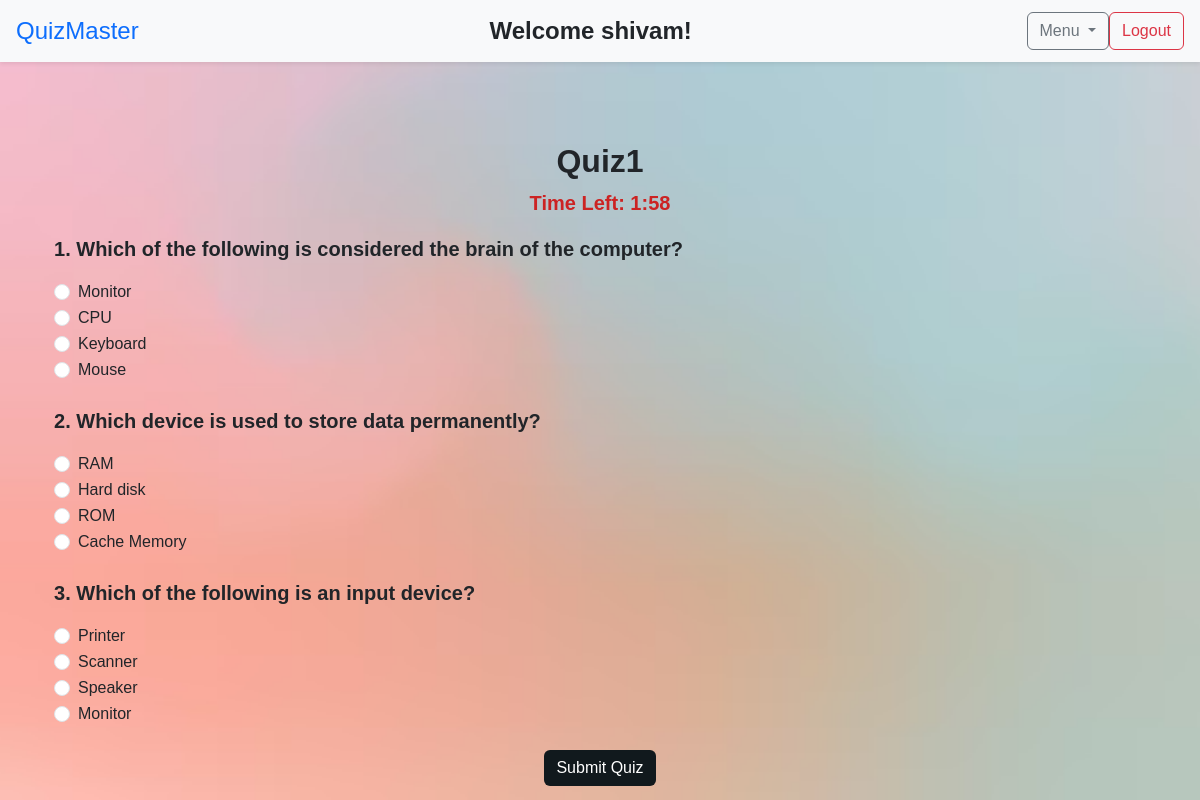
Page /quiz_start?quiz_id=1 (signed in) on the committed database.
### models/user.py (models this page shows, shortened)
class User(db.Model, UserMixin):
    id = db.Column(db.Integer, primary_key=True)
    username = db.Column(db.String(100), unique=True, nullable=False)
    password = db.Column(db.String(100), nullable=False)
    fullname = db.Column(db.String(100), nullable=False)
    role = db.Column(db.String(50), default='user')  # Default role = "user" cha
    qualification = db.Column(db.String(100), nullable=False)
    dob = db.Column(db.Date, nullable=False)
    is_active = db.Column(db.Boolean, default=True)  # if user is active or not
    scores = db.relationship('Score', back_populates='user')  # this scores will fetch all the score related to the particular user
    time_stamp = db.Column(db.DateTime, default=lambda: datetime.now(), nullable=False) #lambda current time

### models/quiz.py (models this page shows)
class Quiz(db.Model):
    id = db.Column(db.Integer, primary_key=True)
    quiz_title = db.Column(db.String(100), nullable=False)
    chapter_id = db.Column(db.Integer, db.ForeignKey('chapter.id'), nullable=False)
    date_of_quiz = db.Column(db.Date, nullable=False)
    time_of_quiz = db.Column(db.Time, nullable=False)
    remarks = db.Column(db.String(1000), nullable=False)
    duration = db.Column(db.Integer, nullable=False)
    chapter = db.relationship('Chapter', back_populates='quizzes')
    questions = db.relationship('Question', back_populates='quiz', cascade="all, delete-orphan")
    scores = db.relationship('Score', back_populates='quiz', cascade="all, delete-orphan")

### models/question.py (models this page shows)
class Question(db.Model):
    id = db.Column(db.Integer, primary_key=True)
    quiz_id = db.Column(db.Integer, db.ForeignKey('quiz.id'), nullable=False)
    question_title = db.Column(db.String(100), nullable=False)
    question_statement = db.Column(db.String(300), nullable=False)
    option1 = db.Column(db.String(400), nullable=True)
    option2 = db.Column(db.String(400), nullable=True)
    option3 = db.Column(db.String(400), nullable=True)
    option4 = db.Column(db.String(400), nullable=True)
    correct_answer = db.Column(db.String(400), nullable=False)
    quiz = db.relationship('Quiz', back_populates='questions')

### controllers/user.py (the view, shortened to what this page needs)
@user_bp.route('/quiz_start', methods=['GET', 'POST'])
@login_required
def quiz_start():
    quiz_id=request.args.get('quiz_id')
    if quiz_id is None:
        return redirect(url_for('user.view_quiz'))
    quiz=Quiz.query.get(quiz_id)
    if not quiz:
        flash("Quiz not found", "danger")
        return redirect(url_for('user.view_quiz'))
    questions=Question.query.filter_by(quiz_id=quiz.id).all()
    time=quiz.time_of_quiz.hour*60+quiz.time_of_quiz.minute
    return render_template('user/quiz_start.html', quiz=quiz, questions=questions, time=time, user=current_user)

### app.py (called while the page is built)
def create_app():
    app = Flask(__name__)
    app.config['SECRET_KEY'] = 'app123'
    app.config['SQLALCHEMY_DATABASE_URI'] = 'sqlite:///mentiquiz.db'
    app.config['SQLALCHEMY_TRACK_MODIFICATIONS'] = False
    app.config['CHART_FOLDER'] = os.path.join(app.root_path, 'static', 'charts')
    os.makedirs(app.config['CHART_FOLDER'], exist_ok=True)
    db.init_app(app)
    login_manager = LoginManager()
    login_manager.init_app(app)
    login_manager.login_view = "auth.login"  # Use 'auth.login' (Correct blueprint route)
    @login_manager.user_loader
    def load_user(user_id):
        return db.session.get(User,int(user_id))  #  Corrected get function
    app.register_blueprint(auth_bp)
    app.register_blueprint(admin_bp)
    app.register_blueprint(user_bp)
    with app.app_context():
        db.create_all()
        create_admin()
    return app

### templates/user/quiz_start.html (shortened to what this page needs)
{% extends "base_user.html" %}
{% block navbar_user %}
{% include "navbar_user.html" %}
{% endblock %}
{% block content %}
    <div class="container mt-4">
        <h2 class="text-center text-dark  fw-bold">{{ quiz.quiz_title }}</h2>
        <div class="text-center mb-3">
            <span class="timer ">Time Left: <span id="timer"></span></span>
        </div>
        <form action="{{ url_for('user.quiz_start', quiz_id=quiz.id) }}" method="POST" id="quiz-start-form" data-duration="{{ time }}">
            {% for question in questions %}
            <div class="question mb-4">
                <p class="fw-bold text-dark fs-5">{{ loop.index }}. {{ question.question_statement }}</p>
                <div class="form-check">
                    <input class="form-check-input" type="radio" name="question-{{ question.id }}" id="q{{ question.id }}-opt1" value="1">
                    <label class="form-check-label text-dark " for="q{{ question.id }}-opt1">{{ question.option1 }}</label>
                </div>
                <div class="form-check">
                    <input class="form-check-input" type="radio" name="question-{{ question.id }}" id="q{{ question.id }}-opt2" value="2">
                    <label class="form-check-label text-dark" for="q{{ question.id }}-opt2">{{ question.option2 }}</label>
                </div>
                <div class="form-check">
                    <input class="form-check-input" type="radio" name="question-{{ question.id }}" id="q{{ question.id }}-opt3" value="3">
                    <label class="form-check-label text-dark" for="q{{ question.id }}-opt3">{{ question.option3 }}</label>
                </div>
                <div class="form-check">
                    <input class="form-check-input" type="radio" name="question-{{ question.id }}" id="q{{ question.id }}-opt4" value="4">
                    <label class="form-check-label text-dark" for="q{{ question.id }}-opt4">{{ question.option4 }}</label>
                </div>
            </div>
            {% endfor %}
            <div class="text-center">
                <button type="submit" class="btn btn-primary">Submit Quiz</button>
            </div>
        </form>
    </div>
{% endblock %}

### templates/navbar_user.html (shortened to what this page needs)
<nav class="navbar navbar-expand-lg navbar-light bg-light shadow-sm px-3 ">
   <a class="navbar-brand text-primary font-weight-bold fs-4" href="{{ url_for('user.user_dashboard') }}">QuizMaster</a>
   <div class="mx-auto">
       <span class="navbar-text text-dark fw-bold fs-4  ">
           Welcome {{ user.username }}!
       </span>
   </div>
   <div class="dropdown ml-auto">
       <button class="btn btn-outline-secondary dropdown-toggle" type="button" data-bs-toggle="dropdown" aria-haspopup="true" aria-expanded="false">
           Menu
       </button>
   </div>
   <a href="{{ url_for('auth.logout') }}" class="btn btn-outline-danger ml-2">Logout</a>
</nav>

### static/css/style.css (style rules this page uses)
body { background-image: url("/static/images/background.avif"); background-size: cover; background-repeat: no-repeat; color: white; margin: 0; padding: 0; font-family: Arial, sans-serif; overflow-x: hidden; background-attachment: fixed; width: 100vw; }
.container { margin-top: 80px; width: 100%; }
.btn-primary { background: #11191d; border: none; }
.timer { font-size: 20px; font-weight: bold; color: rgb(204, 35, 35); margin-bottom: 10px; }

### rows in the picture
User: username "shivam"
Quiz: quiz_title "Quiz1"
Question: question_statement "Which of the following is considered the brain of the computer?", option1 "Monitor", option2 "CPU", option3 "Keyboard", option4 "Mouse"
Question: question_statement "Which device is used to store data permanently?", option1 "RAM", option2 "Hard disk", option3 "ROM", option4 "Cache Memory"
Question: question_statement "Which of the following is an input device?", option1 "Printer", option2 "Scanner", option3 "Speaker", option4 "Monitor"
